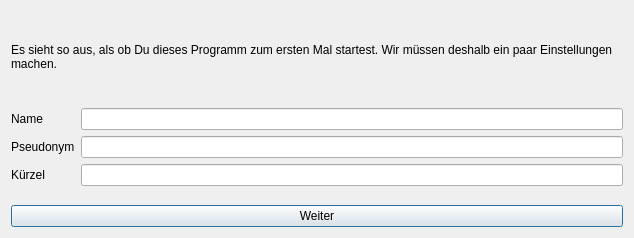
<?xml version="1.0" encoding="UTF-8"?>
<ui version="4.0">
 <class>Dialog</class>
 <widget class="QDialog" name="Dialog">
  <property name="geometry">
   <rect>
    <x>0</x>
    <y>0</y>
    <width>634</width>
    <height>238</height>
   </rect>
  </property>
  <property name="windowTitle">
   <string>Dialog</string>
  </property>
  <property name="autoFillBackground">
   <bool>true</bool>
  </property>
  <layout class="QVBoxLayout" name="verticalLayout">
   <item>
    <widget class="QLabel" name="label">
     <property name="text">
      <string>Es sieht so aus, als ob Du dieses Programm zum ersten Mal startest. Wir müssen deshalb ein paar Einstellungen machen.</string>
     </property>
     <property name="wordWrap">
      <bool>true</bool>
     </property>
    </widget>
   </item>
   <item>
    <layout class="QFormLayout" name="formLayout">
     <item row="0" column="0">
      <widget class="QLabel" name="nameLabel">
       <property name="text">
        <string>Name</string>
       </property>
      </widget>
     </item>
     <item row="0" column="1">
      <widget class="QLineEdit" name="nameLineEdit"/>
     </item>
     <item row="1" column="0">
      <widget class="QLabel" name="pseudonymLabel">
       <property name="text">
        <string>Pseudonym</string>
       </property>
      </widget>
     </item>
     <item row="1" column="1">
      <widget class="QLineEdit" name="pseudonymLineEdit"/>
     </item>
     <item row="2" column="0">
      <widget class="QLabel" name="kRzelLabel">
       <property name="text">
        <string>Kürzel</string>
       </property>
      </widget>
     </item>
     <item row="2" column="1">
      <widget class="QLineEdit" name="kRzelLineEdit"/>
     </item>
    </layout>
   </item>
   <item>
    <widget class="QPushButton" name="pushButton">
     <property name="text">
      <string>Weiter</string>
     </property>
    </widget>
   </item>
  </layout>
 </widget>
 <resources/>
 <connections/>
</ui>
